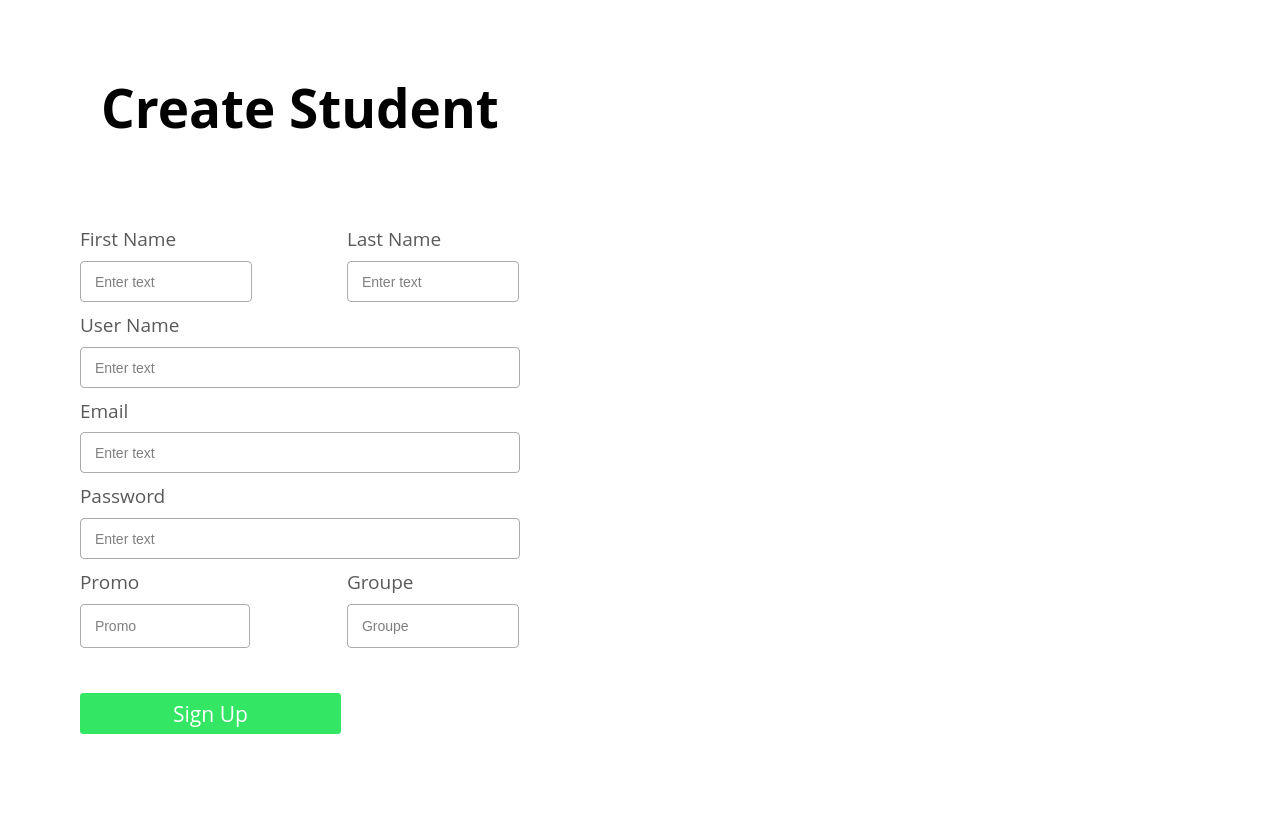
<?xml version="1.0" encoding="UTF-8"?>
<ui version="4.0">
 <class>CreateStudent</class>
 <widget class="QMainWindow" name="CreateStudent">
  <property name="geometry">
   <rect>
    <x>0</x>
    <y>0</y>
    <width>1280</width>
    <height>832</height>
   </rect>
  </property>
  <property name="minimumSize">
   <size>
    <width>1280</width>
    <height>832</height>
   </size>
  </property>
  <property name="maximumSize">
   <size>
    <width>1280</width>
    <height>832</height>
   </size>
  </property>
  <property name="windowTitle">
   <string>MainWindow</string>
  </property>
  <property name="styleSheet">
   <string notr="true">font-family: 'Open Sans';</string>
  </property>
  <widget class="QWidget" name="centralwidget">
   <property name="minimumSize">
    <size>
     <width>1280</width>
     <height>832</height>
    </size>
   </property>
   <property name="maximumSize">
    <size>
     <width>1280</width>
     <height>832</height>
    </size>
   </property>
   <property name="styleSheet">
    <string notr="true">background:white;</string>
   </property>
   <layout class="QHBoxLayout" name="horizontalLayout">
    <property name="spacing">
     <number>0</number>
    </property>
    <property name="leftMargin">
     <number>0</number>
    </property>
    <property name="topMargin">
     <number>0</number>
    </property>
    <property name="rightMargin">
     <number>0</number>
    </property>
    <property name="bottomMargin">
     <number>0</number>
    </property>
    <item>
     <widget class="QWidget" name="widget" native="true">
      <layout class="QVBoxLayout" name="verticalLayout">
       <item alignment="Qt::AlignHCenter|Qt::AlignVCenter">
        <widget class="QLabel" name="label">
         <property name="font">
          <font>
           <family>Open Sans</family>
           <pointsize>40</pointsize>
           <weight>75</weight>
           <bold>true</bold>
          </font>
         </property>
         <property name="text">
          <string>Create Student</string>
         </property>
        </widget>
       </item>
       <item alignment="Qt::AlignHCenter">
        <widget class="QWidget" name="widget_3" native="true">
         <property name="minimumSize">
          <size>
           <width>457</width>
           <height>530</height>
          </size>
         </property>
         <property name="maximumSize">
          <size>
           <width>457</width>
           <height>530</height>
          </size>
         </property>
         <property name="styleSheet">
          <string notr="true">#Qlabel{
color: #96E49ECC;

}</string>
         </property>
         <layout class="QGridLayout" name="gridLayout">
          <item row="4" column="0">
           <widget class="QLabel" name="label_5">
            <property name="font">
             <font>
              <family>Open Sans</family>
              <pointsize>14</pointsize>
             </font>
            </property>
            <property name="styleSheet">
             <string notr="true">color: #595959;
</string>
            </property>
            <property name="text">
             <string>Email</string>
            </property>
           </widget>
          </item>
          <item row="7" column="0">
           <widget class="QLabel" name="label_6">
            <property name="font">
             <font>
              <family>Open Sans</family>
              <pointsize>14</pointsize>
             </font>
            </property>
            <property name="styleSheet">
             <string notr="true">color: #595959;
</string>
            </property>
            <property name="text">
             <string>Password</string>
            </property>
           </widget>
          </item>
          <item row="8" column="0">
           <widget class="QLineEdit" name="password">
            <property name="minimumSize">
             <size>
              <width>440</width>
              <height>41</height>
             </size>
            </property>
            <property name="maximumSize">
             <size>
              <width>368</width>
              <height>41</height>
             </size>
            </property>
            <property name="styleSheet">
             <string notr="true">border: 1px solid #ABABAB;
border-radius:	4px;
padding: 12px;
font-size: 14px;</string>
            </property>
            <property name="echoMode">
             <enum>QLineEdit::Password</enum>
            </property>
            <property name="placeholderText">
             <string>Enter text</string>
            </property>
           </widget>
          </item>
          <item row="2" column="0">
           <widget class="QLabel" name="label_4">
            <property name="font">
             <font>
              <family>Open Sans</family>
              <pointsize>14</pointsize>
             </font>
            </property>
            <property name="styleSheet">
             <string notr="true">color: #595959;
</string>
            </property>
            <property name="text">
             <string>User Name</string>
            </property>
           </widget>
          </item>
          <item row="0" column="0">
           <widget class="QLabel" name="label_2">
            <property name="font">
             <font>
              <family>Open Sans</family>
              <pointsize>14</pointsize>
             </font>
            </property>
            <property name="styleSheet">
             <string notr="true">color: #595959;

</string>
            </property>
            <property name="text">
             <string>First Name</string>
            </property>
           </widget>
          </item>
          <item row="1" column="0">
           <widget class="QLineEdit" name="firstname">
            <property name="minimumSize">
             <size>
              <width>172</width>
              <height>41</height>
             </size>
            </property>
            <property name="maximumSize">
             <size>
              <width>172</width>
              <height>41</height>
             </size>
            </property>
            <property name="styleSheet">
             <string notr="true">border: 1px solid #ABABAB;
border-radius:	4px;
padding: 12px;
font-size: 14px;</string>
            </property>
            <property name="placeholderText">
             <string>Enter text</string>
            </property>
           </widget>
          </item>
          <item row="3" column="0">
           <widget class="QLineEdit" name="username">
            <property name="minimumSize">
             <size>
              <width>440</width>
              <height>41</height>
             </size>
            </property>
            <property name="maximumSize">
             <size>
              <width>368</width>
              <height>41</height>
             </size>
            </property>
            <property name="styleSheet">
             <string notr="true">border: 1px solid #ABABAB;
border-radius:	4px;
padding: 12px;
font-size: 14px;</string>
            </property>
            <property name="placeholderText">
             <string>Enter text</string>
            </property>
           </widget>
          </item>
          <item row="6" column="0">
           <widget class="QLineEdit" name="email">
            <property name="minimumSize">
             <size>
              <width>440</width>
              <height>41</height>
             </size>
            </property>
            <property name="maximumSize">
             <size>
              <width>368</width>
              <height>41</height>
             </size>
            </property>
            <property name="styleSheet">
             <string notr="true">border: 1px solid #ABABAB;
border-radius:	4px;
padding: 12px;
font-size: 14px;</string>
            </property>
            <property name="placeholderText">
             <string>Enter text</string>
            </property>
           </widget>
          </item>
          <item row="12" column="0">
           <widget class="QPushButton" name="signup_button">
            <property name="font">
             <font>
              <family>Open Sans</family>
              <pointsize>16</pointsize>
             </font>
            </property>
            <property name="styleSheet">
             <string notr="true">background: #33E765;
border:none;
width: 173.27px;
height: 41.26px;
top: 630px;
left: 155px;
gap: 0px;
border-radius: 3px;
opacity: 0px;
color: White;
</string>
            </property>
            <property name="text">
             <string>Sign Up</string>
            </property>
           </widget>
          </item>
          <item row="9" column="0">
           <widget class="QLabel" name="label_7">
            <property name="font">
             <font>
              <family>Open Sans</family>
              <pointsize>14</pointsize>
             </font>
            </property>
            <property name="styleSheet">
             <string notr="true">color: #595959;
</string>
            </property>
            <property name="text">
             <string>Promo</string>
            </property>
           </widget>
          </item>
          <item row="9" column="1">
           <widget class="QLabel" name="label_8">
            <property name="font">
             <font>
              <family>Open Sans</family>
              <pointsize>14</pointsize>
             </font>
            </property>
            <property name="styleSheet">
             <string notr="true">color: #595959;
</string>
            </property>
            <property name="text">
             <string>Groupe</string>
            </property>
           </widget>
          </item>
          <item row="1" column="1">
           <widget class="QLineEdit" name="lastname">
            <property name="minimumSize">
             <size>
              <width>172</width>
              <height>41</height>
             </size>
            </property>
            <property name="maximumSize">
             <size>
              <width>172</width>
              <height>41</height>
             </size>
            </property>
            <property name="styleSheet">
             <string notr="true">border: 1px solid #ABABAB;
border-radius:	4px;
padding: 12px;
font-size: 14px;</string>
            </property>
            <property name="placeholderText">
             <string>Enter text</string>
            </property>
           </widget>
          </item>
          <item row="0" column="1">
           <widget class="QLabel" name="label_3">
            <property name="font">
             <font>
              <family>Open Sans</family>
              <pointsize>14</pointsize>
             </font>
            </property>
            <property name="styleSheet">
             <string notr="true">color: #595959;
</string>
            </property>
            <property name="text">
             <string>Last Name</string>
            </property>
           </widget>
          </item>
          <item row="11" column="0">
           <widget class="QLabel" name="label_9">
            <property name="text">
             <string/>
            </property>
           </widget>
          </item>
          <item row="10" column="0">
           <widget class="QLineEdit" name="promo">
            <property name="maximumSize">
             <size>
              <width>170</width>
              <height>16777215</height>
             </size>
            </property>
            <property name="styleSheet">
             <string notr="true">border: 1px solid #ABABAB;
border-radius:	4px;
padding: 12px;
font-size: 14px;</string>
            </property>
            <property name="placeholderText">
             <string>Promo</string>
            </property>
           </widget>
          </item>
          <item row="10" column="1">
           <widget class="QLineEdit" name="groupe">
            <property name="styleSheet">
             <string notr="true">border: 1px solid #ABABAB;
border-radius:	4px;
padding: 12px;
font-size: 14px;</string>
            </property>
            <property name="placeholderText">
             <string>Groupe</string>
            </property>
           </widget>
          </item>
         </layout>
        </widget>
       </item>
       <item>
        <spacer name="verticalSpacer">
         <property name="orientation">
          <enum>Qt::Vertical</enum>
         </property>
         <property name="sizeType">
          <enum>QSizePolicy::Fixed</enum>
         </property>
         <property name="sizeHint" stdset="0">
          <size>
           <width>20</width>
           <height>80</height>
          </size>
         </property>
        </spacer>
       </item>
      </layout>
     </widget>
    </item>
    <item>
     <widget class="QWidget" name="widget_2" native="true">
      <property name="minimumSize">
       <size>
        <width>680</width>
        <height>935</height>
       </size>
      </property>
      <property name="styleSheet">
       <string notr="true">*{
background-image: url(&quot;:/icons/icons/Vector (2).png&quot;);
}</string>
      </property>
     </widget>
    </item>
   </layout>
  </widget>
 </widget>
 <resources>
  <include location="resources.qrc"/>
 </resources>
 <connections/>
</ui>
